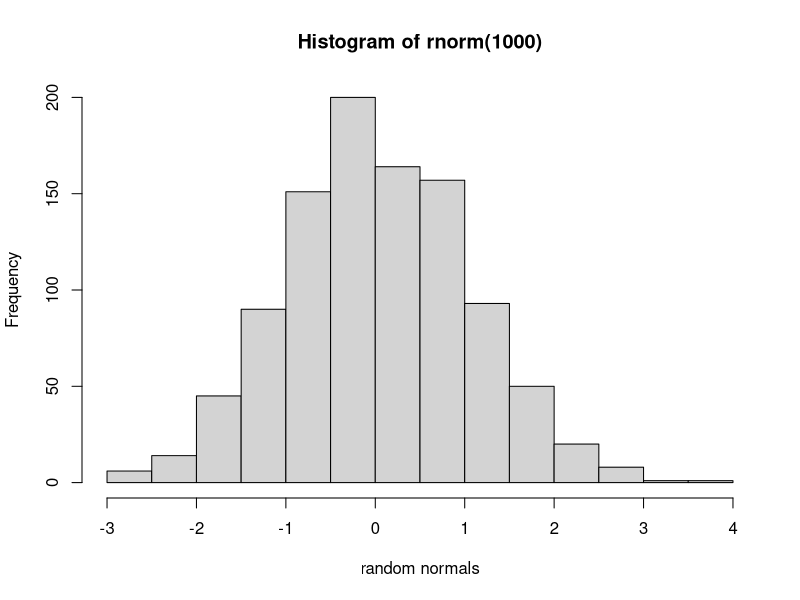
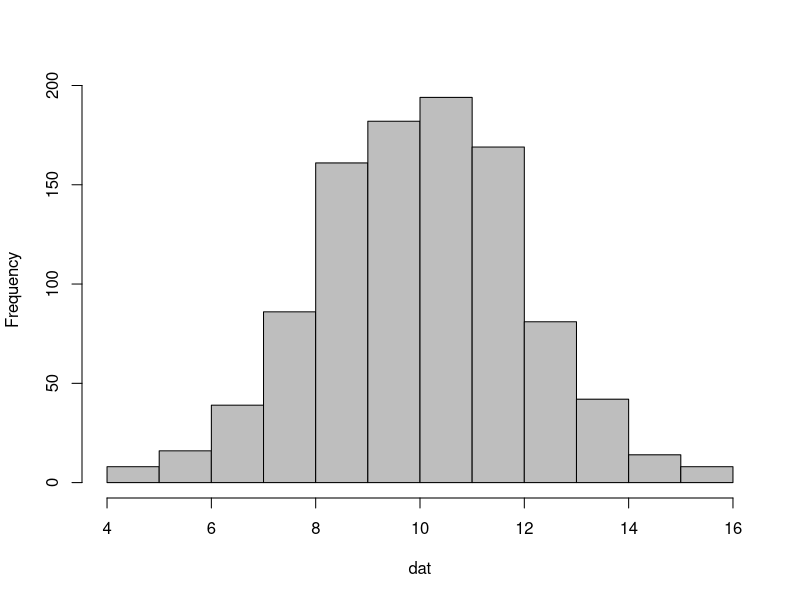

Here is the R script that generated these plots, in order: (Note: this script raises an error after producing the figures.)
## ---- chunk 1
hist(x = rnorm(1000), xlab = "random normals");
## ---- chunk 2
# The code below is actually being run
dat <- rnorm(n = 1000, mean = 10, sd = 2);

# We can plot a histogram of it below
hist(dat, main = "",col = "grey");
## ---- chunk 3
library("knitr")
include_graphics("logo.png");
